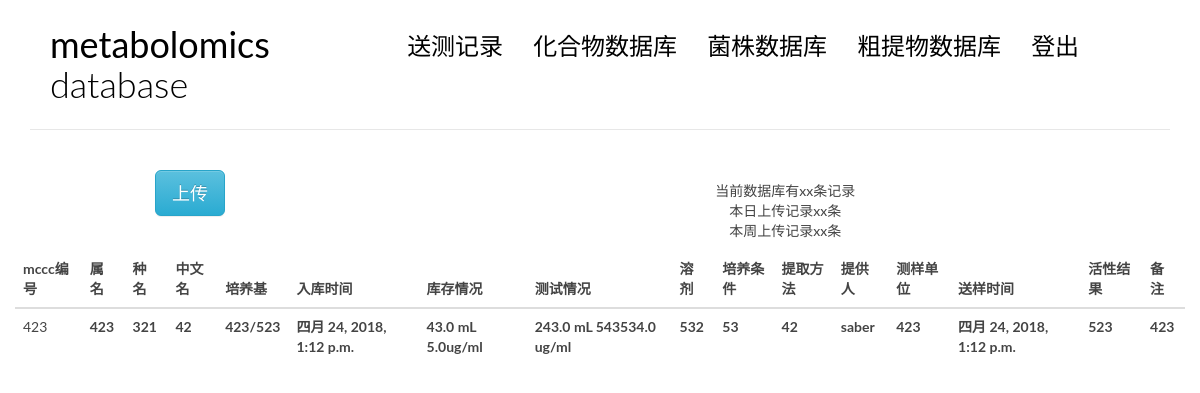
Page /crudeexindex/ on the earlier database version.
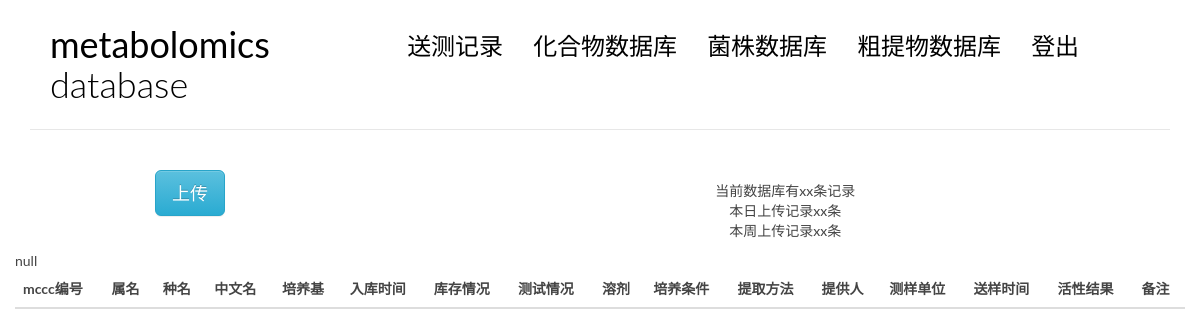
Same page on the later database version.
### blog/models.py (models this page shows, shortened)
class crudeex(models.Model):
    crudenumber = models.CharField(max_length = 50) #粗提物编号
    mcccnumber = models.CharField(max_length = 50) #mccc编号
    genus = models.CharField(max_length = 200) #属名
    species = models.CharField(max_length = 200) #种名
    chinesename = models.CharField(max_length = 200) #中文名
    media = models.CharField(max_length = 200) #培养基
    medianumber = models.CharField(max_length = 50) #培养基编号
    mass = models.FloatField() #重量，单位mg
    stockmass = models.FloatField() #库存量，单位mg
    cointermass = models.FloatField() #样品瓶重量，单位miug
    entertime = models.DateTimeField(auto_now_add=True, editable = True) #入库时间
    entervol = models.FloatField() #入库体积
    entercol =  models.FloatField() #入库浓度
    testcol = models.FloatField() #测试浓度
    testvol = models.FloatField() #测试体积
    activecol = models.FloatField() #活性浓度
    solvent = models.CharField(max_length = 100) #溶剂
    culture = models.CharField(max_length = 500, blank = True) #培养条件
    exrmethod = models.CharField(max_length = 500, blank = True) #提取方法
    provider = models.ForeignKey(User) #提供人
    department = models.CharField(max_length=100) #测样单位
    sendtime = models.DateTimeField(auto_now_add=True,editable = True) #送样时间
    activeresult = models.CharField(max_length = 500, blank = True) #活性检测结果
    comment = models.CharField(max_length = 500, blank = True)

### blog/crudeex.py (the view)
# urls.py: url(r'^crudeexindex/$', views.crudeexindex, name='crudeexindex'),
def crudeexindex(request, msg = -1):
    lists = crudeex.objects.all()
    return render(request, 'blog/crudeex.html', context = {'tests' : lists, 'msg' : msg} )

### templates/blog/crudeex.html (shortened to what this page needs)
{% extends 'base.html' %}
{%block main %}
<body>
    <div class="row">
        <div class="col-md-4 col-sm-5 col-xs-8">
            <center>
                <button class="btn btn-info btn-primary btn-lg" data-toggle="modal" data-target="#myModal">
                    上传
                </button>
            </center>
        </div>
        <div class="col-md-8 col-sm-7 col-xs-4">
            <nav class="main-nav" role="navigation">
                <div class="collapse navbar-collapse" id="bs-example-navbar-collapse-1">
                        <ul class="list-unstyled text-center" >
                            <li>当前数据库有xx条记录</li>
                            <li>本日上传记录xx条</li>
                            <li>本周上传记录xx条</li>
                          </ul>
                </div>
            </nav>
        </div>
    </div>
    <div class="col-md-12 col-sm-7 col-xs-4">
    <table class="table table-hover">
            <thead>
                <tr>
                    <th>mccc编号</th>
                    <th>属名</th>
                    <th>种名</th>
                    <th>中文名</th>
                    <th>培养基</th>
                    <th>入库时间</th>
                    <th>库存情况</th>
                    <th>测试情况</th>
                    <th>溶剂</th>
                    <th>培养条件</th>
                    <th>提取方法</th>
                    <th>提供人</th>
                    <th>测样单位</th>
                    <th>送样时间</th>
                    <th>活性结果</th>
                    <th>备注</th>
                </tr>
            </thead>
            <tbody>
                    {% for crudeex in tests %}
                    {% if request.user == crudeex.provider %}
                    <tr class="row1 success" id = "useajax" data-toggle="modal" data-target="#alter">
                    {% else %}
                    <tr class="row1">
                    {% endif %}
                            <td class = "field-mcccnumber"> {{crudeex.mcccnumber}}</td>
                            <th class = "field-genus">{{crudeex.genus}}</th>
                            <th class = "field-species">{{crudeex.species}}</th>
                            <th class = "field-chinesename">{{crudeex.chinesename}}</th>
                            <th class = "field-media">{{crudeex.media}}/{{crudeex.medianumber}}</th>
                            <th class = "field-entertime">{{crudeex.entertime}}</th>
                            <th class = "field-entervol">{{crudeex.entervol}} mL {{crudeex.entercol}}ug/ml</th>
                            <th class = "field-testvol">{{crudeex.testvol }} mL {{crudeex.testcol}} ug/ml</th>
                            <th class = "field-solvent">{{crudeex.solvent}}</th>
                            <th class = "field-culture">{{crudeex.culture}}</th>
                            <th class = "field-exrmethod">{{crudeex.exrmethod}}</th>
                            <th class = "field-provider">{{crudeex.provider}}</th>
                            <th class = "field-department">{{crudeex.department}}</th>
                            <th class = "field-sendtime">{{crudeex.sendtime}}</th>
                            <th class = "field-activeresult">{{crudeex.activeresult}}</th>
                            <th class = "field-comment">{{crudeex.comment}}</th>
                    </tr>
                    {% empty %}
                      <div class="row1">null</div>
                    {% endfor %}
            </tbody>
        </table>
    </div>
</body>
{% endblock main %}

Differences in the rows shown:
removed crudeex: mcccnumber "423", genus "423", species "321", chinesename "42", media "423", medianumber "523", entertime "四月 24, 2018, 1:12 p.m.", entervol "43.0", entercol "5.0", testvol "243.0", testcol "543534.0", solvent "532", culture "53", exrmethod "42", provider "saber", department "423", sendtime "四月 24, 2018, 1:12 p.m.", activeresult "523", comment "423"
Other differences:
text now shown: "null"
